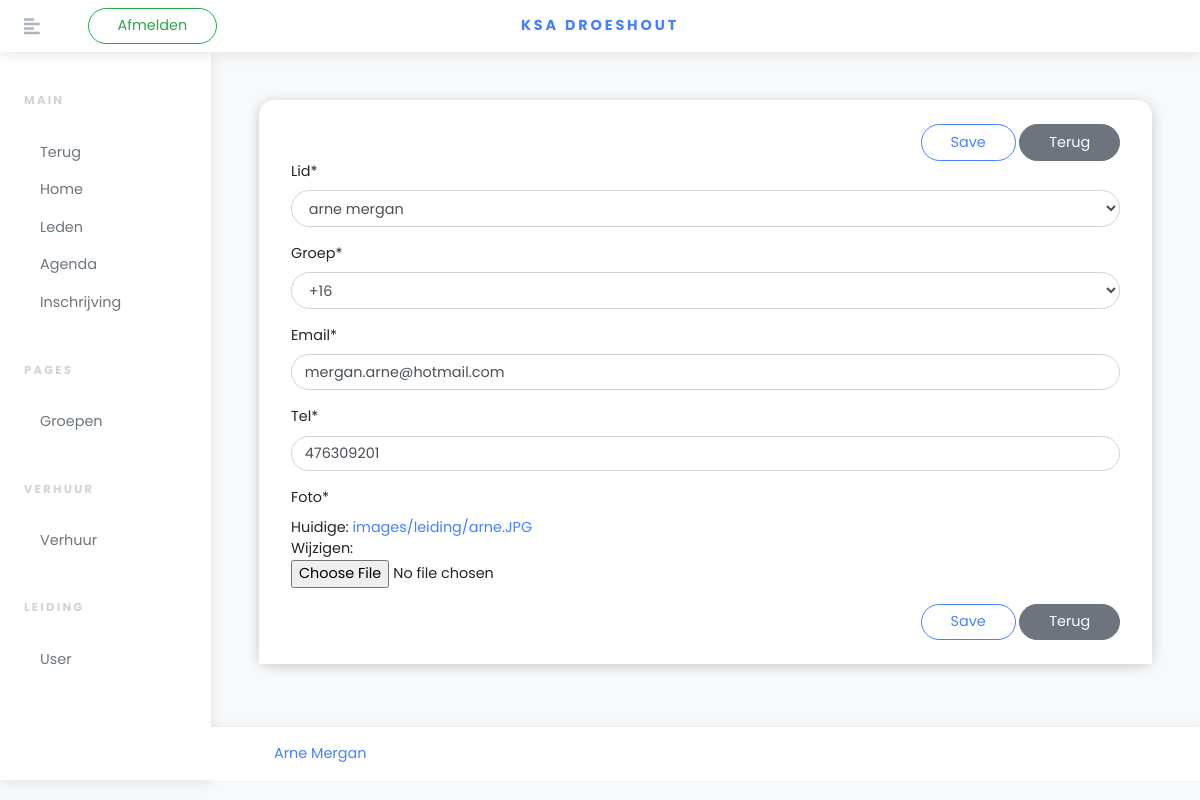
Screenshot of /dashboard/leiding/3/update (signed in) with the database file from the repository.
### inschrijven/models.py (models this page shows, shortened)
class Leiding(models.Model):
    userid = models.OneToOneField(User, on_delete=models.CASCADE)
    lid = models.OneToOneField(Lid, on_delete=models.CASCADE)
    groep = models.ForeignKey(Groep, on_delete=models.CASCADE)
    email = models.EmailField(unique=True, max_length=255)
    tel = models.IntegerField()
    foto = models.ImageField(upload_to='images/leiding')

### inschrijven/views.py (the view)
# urls.py: path('dashboard/leiding/<int:pk>/update',login_required(inschrijven_views.LeidingUpdateView.as_view()), name='update_leiding'),
class LeidingUpdateView(UserPassesTestMixin,SuccessMessageMixin,generic.UpdateView):
    model = Leiding
    template_name = 'leiding/leiding_form.html'
    success_url = '/dashboard/leiding'
    success_message = 'leiding is geupdated'
    form_class = FormLeiding
    def test_func(self):
        return self.request.user.is_superuser

### inschrijven/forms.py
class FormLeiding(forms.ModelForm):
    class Meta:
        model = Leiding
        fields = ['lid','groep','email','tel','foto']
    def __init__(self, *args, **kwargs):
        super(FormLeiding, self).__init__(*args, **kwargs)
        self.fields['lid'].queryset = Lid.objects.filter(groep__naam__exact='Leiding')
        self.fields['groep'].queryset = Groep.objects.filter(~Q(naam = 'Leiding'))

### inschrijven/models.py (called while the page is built)
    def __str__(self):
        return self.naam

    def __str__(self):
        return "%s %s" % (self.voornaam, self.achternaam)

### inschrijven/templates/leiding/leiding_form.html (shortened to what this page needs)
{% extends "base_dashboard.html" %}
{% load crispy_forms_tags %}
{% block content %}
<section class="py-5">
    <div class="row">
        <div class="col-lg-12">
            <div class="card">
                  <div class="card-header">
                      <form method="post" class="float-right w-100" enctype="multipart/form-data">
                      <div class="float-right">
                            <button class="btn btn-outline-primary">Save</button>
                            <a href="{% url 'dash_leiding' %}" class="btn btn-secondary">Terug</a>
                      </div>
                          <div class="float-right w-100">
                            {{ form| crispy }}
                          </div>
                        <div class="float-right">
                            <button class="btn btn-outline-primary">Save</button>
                            <a href="{% url 'dash_leiding' %}" class="btn btn-secondary">Terug</a>
                        </div>
                    </form>
                  </div>
            </div>
        </div>
    </div>
</section>
{% endblock %}

### rows the page displays
Leiding: lid "arne mergan", groep "+16", email "mergan.arne@hotmail.com", tel "476309201"
